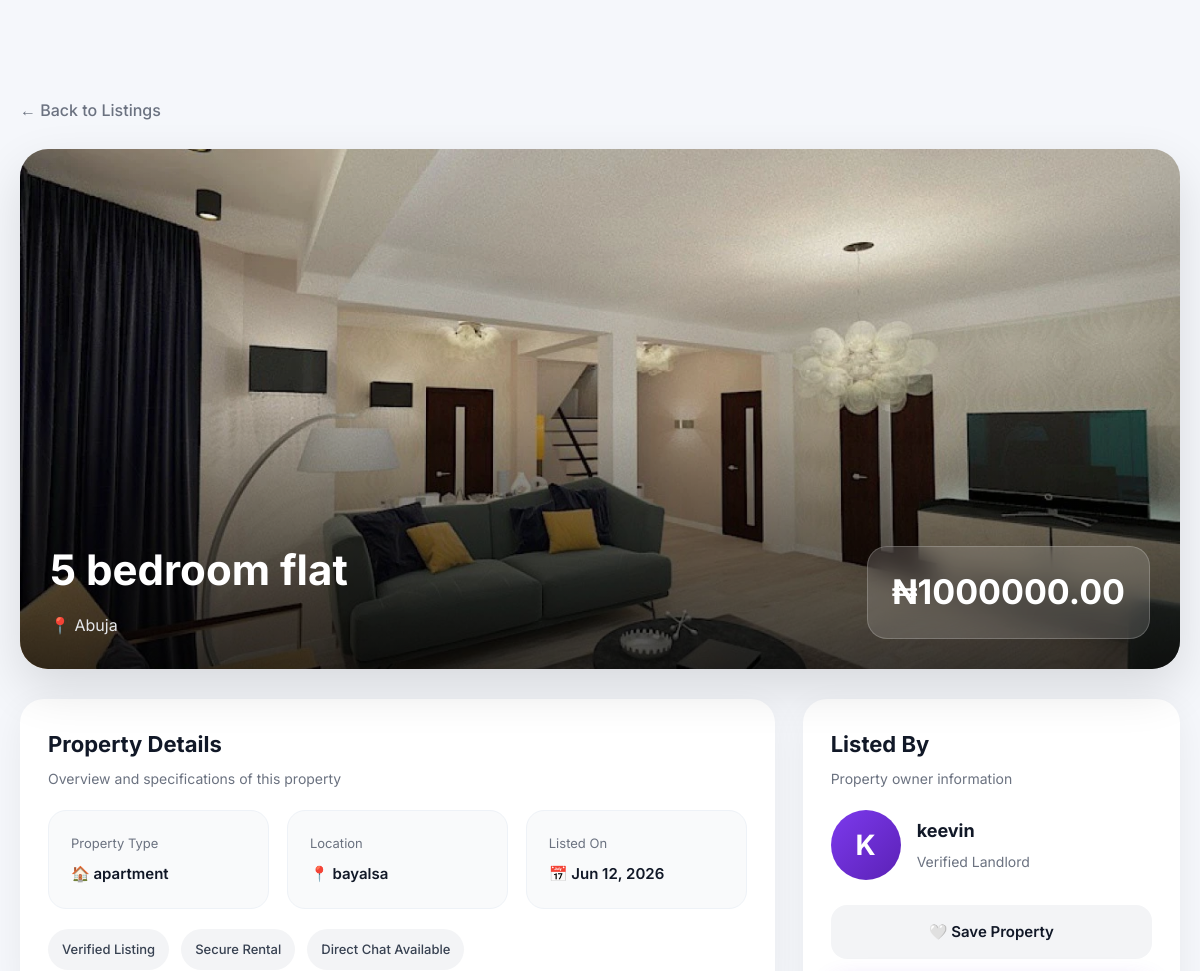
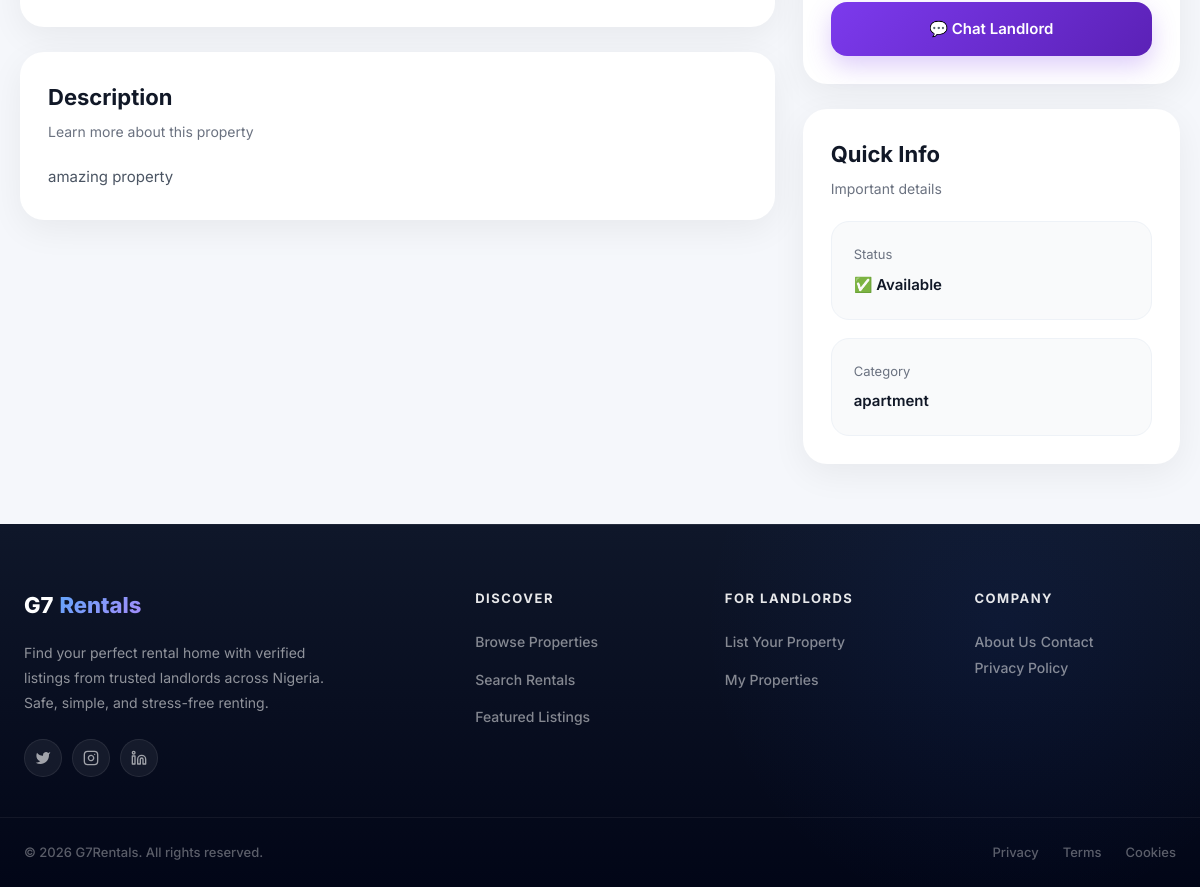
Screenshot of /property/7/ (signed in) with the database file from the repository (2 pictures, top to bottom).
### listings/models.py (models this page shows, shortened)
class Property(models.Model):
    PROPERTY_TYPE_CHOICES = [
        ('apartment', 'Apartment'),
        ('house', 'House'),
        ('studio', 'Studio'),
        ('condo', 'Condo'),
        ('townhouse', 'Townhouse'),
        ('commercial', 'Commercial'),
    ]
    STATUS_CHOICES = [
        ('vacant', 'Vacant'),
        ('occupied', 'Occupied'),
        ('maintenance', 'Under Maintenance'),
    ]
    owner = models.ForeignKey(
        User,
        on_delete=models.CASCADE,
        related_name='properties'
    )
    title = models.CharField(max_length=200)
    description = models.TextField(blank=True)
    price = models.DecimalField(max_digits=12, decimal_places=2)
    address = models.CharField(max_length=255, default="")
    city = models.CharField(max_length=100, default="Abuja")
    state = models.CharField(max_length=100, blank=True)
    zip_code = models.CharField(max_length=20, blank=True)
    location = models.CharField(max_length=255, blank=True, help_text="Neighborhood or area description")
    property_type = models.CharField(max_length=20, choices=PROPERTY_TYPE_CHOICES, default='apartment')
    bedrooms = models.PositiveIntegerField(default=1)
    bathrooms = models.DecimalField(max_digits=3, decimal_places=1, default=1.0)
    sqft = models.PositiveIntegerField(default=0, verbose_name="Square Feet")
    image = models.ImageField(upload_to='properties/')
    status = models.CharField(max_length=20, choices=STATUS_CHOICES, default='vacant')
    is_available = models.BooleanField(default=True)
    amenities = models.CharField(max_length=500, blank=True, help_text="Comma-separated: Pool, Gym, WiFi, etc.")
    created_at = models.DateTimeField(auto_now_add=True)
    updated_at = models.DateTimeField(auto_now=True)
    class Meta:
        ordering = ['-created_at']

### accounts/models.py (models this page shows, shortened)
class User(AbstractUser):
    USER_TYPE_CHOICES = (
        ('tenant', 'Tenant'),
        ('landlord', 'Landlord'),
    )
    user_type = models.CharField(max_length=10, choices=USER_TYPE_CHOICES)
    email = models.EmailField(unique=True)
    phone = models.CharField(max_length=15, blank=True, null=True)
    is_verified = models.BooleanField(default=False)
    is_landlord = models.BooleanField(default=False)
    USERNAME_FIELD = 'email'
    REQUIRED_FIELDS = ['username']

### listings/views.py (the view, shortened to what this page needs)
# urls.py: path('property/<int:id>/', views.property_detail, name='property_detail'),
@login_required
def property_detail(request, id):
    property_obj = get_object_or_404(Property, id=id)
    is_favorite = False
    if request.user.is_authenticated:
        is_favorite = Favorite.objects.filter(
            user=request.user, property=property_obj
        ).exists()
    form = ContactLandlordForm()
    return render(request, 'listings/property_detail.html', {
        'property': property_obj,
        'is_favorite': is_favorite,
        'form': form
    })

### listings/context_processors.py (called while the page is built)
def pending_bookings_count(request):
    count = 0
    if request.user.is_authenticated and getattr(request.user, 'user_type', None) == 'landlord':
        count = Booking.objects.filter(
            property__owner=request.user,
            status='pending'
        ).count()
    return {'pending_bookings_count': count}

### listings/templates/listings/property_detail.html (shortened to what this page needs)
{% extends 'accounts/base.html' %}
{% block content %}
<div class="page">
    <a href="{% url 'listings:property_list' %}"
       class="back-link">
        ← Back to Listings
    </a>
    <div class="hero">
        <img src="{{ property.image.url }}">
        <div class="hero-overlay"></div>
        <div class="hero-content">
            <div class="hero-text">
                <h1>
                    {{ property.title }}
                </h1>
                <p>
                    📍 {{ property.city }}
                </p>
            </div>
            <div class="price-box">
                ₦{{ property.price }}
            </div>
        </div>
    </div>
    <div class="details-grid">
        <div>
            <div class="card">
                <div class="section-title">
                    <h3>Property Details</h3>
                    <p>
                        Overview and specifications of this property
                    </p>
                </div>
                <div class="info-grid">
                    <div class="info-box">
                        <div class="info-label">
                            Property Type
                        </div>
                        <div class="info-value">
                            🏠 {{ property.property_type }}
                        </div>
                    </div>
                    <div class="info-box">
                        <div class="info-label">
                            Location
                        </div>
                        <div class="info-value">
                            📍 {{ property.location }}
                        </div>
                    </div>
                    <div class="info-box">
                        <div class="info-label">
                            Listed On
                        </div>
                        <div class="info-value">
                            📅 {{ property.created_at|date:"M d, Y" }}
                        </div>
                    </div>
                </div>
                <div class="highlights">
                    <div class="highlight">
                        Verified Listing
                    </div>
                    <div class="highlight">
                        Secure Rental
                    </div>
                    <div class="highlight">
                        Direct Chat Available
                    </div>
                </div>
            </div>
            <div class="card" style="margin-top:25px;">
                <div class="section-title">
                    <h3>Description</h3>
                    <p>
                        Learn more about this property
                    </p>
                </div>
                <div class="description">
                    {{ property.description }}
                </div>
            </div>
        </div>
        <div class="sidebar">
            <div class="card">
                <div class="section-title">
                    <h3>Listed By</h3>
                    <p>
                        Property owner information
                    </p>
                </div>
                <div class="landlord">
                    <div class="landlord-avatar">
                        {{ property.owner.username|first|upper }}
                    </div>
                    <div class="landlord-info">
                        <h4>
                            {{ property.owner.username }}
                        </h4>
                        <p>
                            Verified Landlord
                        </p>
                    </div>
                </div>
                <div class="actions">
                    {% if user.is_authenticated %}
                        {% if property.id in favorites %}
                            <a href="{% url 'listings:toggle_favorite' property.id %}"
                               class="btn btn-saved">
                                ❤️ Saved Property
                            </a>
                        {% else %}
                            <a href="{% url 'listings:toggle_favorite' property.id %}"
                               class="btn btn-save">
                                🤍 Save Property
                            </a>
                        {% endif %}
                        {% if request.user != property.owner %}
                        <a href="{% url 'listings:chat' property.owner.id property.id %}"
                           class="btn btn-chat">
                            💬 Chat Landlord
                        </a>
                        {% endif %}
                    {% else %}
                        <a href="{% url 'accounts:login' %}"
                           class="btn btn-primary">
                            🔐 Login To Continue
                        </a>
                    {% endif %}
                </div>
            </div>
            <div class="card">
                <div class="section-title">
                    <h3>Quick Info</h3>
                    <p>
                        Important details
                    </p>
                </div>
                <div class="info-grid">
                    <div class="info-box">
                        <div class="info-label">
                            Status
                        </div>
                        <div class="info-value">
                            ✅ Available
                        </div>
                    </div>
                    <div class="info-box">
                        <div class="info-label">
                            Category
                        </div>
                        <div class="info-value">
                            {{ property.property_type }}
                        </div>
                    </div>
                </div>
            </div>
        </div>
    </div>
</div>
<link rel="stylesheet"
      href="https://unpkg.com/leaflet/dist/leaflet.css"/>
{% endblock %}

### accounts/templates/accounts/base.html (style rules this page uses)
:root { --primary: #0f172a; --primary-light: #1e293b; --accent: #2563eb; --accent-hover: #1d4ed8; --accent-soft: #eff6ff; --accent-glow: rgba(37, 99, 235, 0.15); --success: #059669; --success-soft: #ecfdf5; --warning: #d97706; --warning-soft: #fffbeb; --danger: #dc2626; --danger-soft: #fef2f2; --text-primary: #0f172a; --text-secondary: #475569; --text-muted: #94a3b8; --bg-body: #f8fafc; --bg-white: #ffffff; --bg-elevated: #ffffff; --border: #e2e8f0; --border-light: #f1f5f9; --shadow-sm: 0 1px 2px 0 rgb(0 0 0 / 0.05); --shadow-md: 0 4px 6px -1px rgb(0 0 0 / 0.1), 0 2px 4px -2px rgb(0 0 0 / 0.1); --shadow-lg: 0 10px 15px -3px rgb(0 0 0 / 0.1), 0 4px 6px -4px rgb(0 0 0 / 0.1); --shadow-xl: 0 20px 25px -5px rgb(0 0 0 / 0.1), 0 8px 10px -6px rgb(0 0 0 / 0.1); --radius-sm: 8px; --radius-md: 12px; --radius-lg: 16px; --radius-xl: 24px; --radius-full: 999px; --transition-fast: 0.15s cubic-bezier(0.4, 0, 0.2, 1); --transition-base: 0.25s cubic-bezier(0.4, 0, 0.2, 1); --transition-slow: 0.4s cubic-bezier(0.4, 0, 0.2, 1); --navbar-height: 68px; }
* { margin: 0; padding: 0; box-sizing: border-box; }
html { scroll-behavior: smooth; -webkit-font-smoothing: antialiased; -moz-osx-font-smoothing: grayscale; }
body { font-family: 'Inter', -apple-system, BlinkMacSystemFont, 'Segoe UI', sans-serif; background: var(--bg-body); color: var(--text-primary); line-height: 1.6; min-height: 100vh; display: flex; flex-direction: column; overflow-x: hidden; }
.btn { display: inline-flex; align-items: center; justify-content: center; gap: 8px; padding: 10px 20px; border-radius: var(--radius-md); font-size: 14px; font-weight: 600; text-decoration: none; transition: var(--transition-fast); border: none; cursor: pointer; font-family: inherit; white-space: nowrap; }

### rows the page displays
Property: image (picture), title "5 bedroom flat", city "Abuja", price "1000000.00", property_type "apartment", location "bayalsa", created_at "Jun 12, 2026", description "amazing property", owner.username|first "K", owner.username "keevin"
